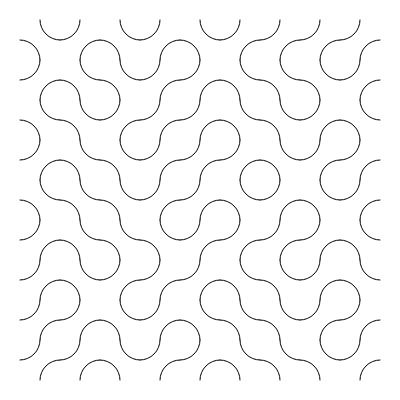
Frame 1 (no input)
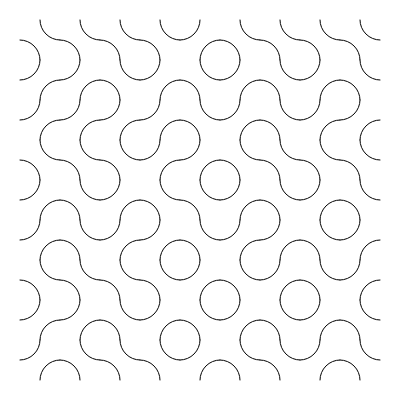
Frame 2 (the mouse pressed at the canvas centre, redrawn once)

The p5.js sketch that drew these frames (run headless with seeded random() and noise() and a simulated clock; the mouse was pressed at the canvas centre and the sketch redrawn once):

// p5.js sketch
// ── sketch.js
// Padding around the canvas.
var padding = 20

// Size of grid cells (cellSize x cellSize).
var cellSize = 40

function setup() {
  createCanvas(400, 400)
  angleMode(DEGREES)
  noLoop()
}

function draw() {
  background(255)
  
  for (var y = padding; y < height - 2 * padding; y += cellSize) {
    for (var x = padding; x < width - 2 * padding; x += cellSize) {
      var selectedCell = random([drawCellA, drawCellB])
      selectedCell(x, y)
    }
  }
}

function drawCellA(x, y) {
  push()
  translate(x, y)
  arc(0, 0, cellSize, cellSize, 0, 90)
  arc(cellSize, cellSize, cellSize, cellSize, 180, 270)
  pop()
}

function drawCellB(x, y) {
  push()
  translate(x, y)
  arc(0, cellSize, cellSize, cellSize, 270, 360)
  arc(cellSize, 0, cellSize, cellSize, 90, 180)
  pop()
}
